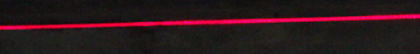
%> input picture MatlabProject/002.png, 420 x 54 px, shrunk from 625 x 81 before the run
$ octave ADuiBi_Sauvola.m   (GNU Octave 9; MATLAB toolbox functions it lacks are replaced by stand-ins)
%> lines starting %> are read from the running program, lines starting %| are printed output that depends on the picture; in (x1, y1, x2, y2) boxes, pixels count from 0 and x2, y2 are one past the last pixel; in counts of white or black regions, pixels touching at a corner belong together; the program's own positions count from 1
%% 清理环境  自适应局部阈值法
clc; clear; close all;

%% 1. 读取图像并转为灰度图
% 使用内置图像测试（例如：'text.png'），也可替换为其他图像路径
img = imread('002.png');      % 读取图像
%> img is the input picture: size 54x420x3 uint8; mean R, G, B 44.5, 23.2, 27.6
if size(img, 3) == 3
    img = rgb2gray(img);
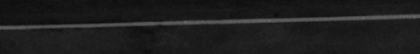
%> img: size 54x420 uint8; min 12, max 112, mean 30.1
end
img = double(img);
%> img: size 54x420 double
[rows, cols] = size(img);
%> rows = 54; cols = 420

%% 2. 定义参数
window_size = 91;   % 改为奇数
k = 0.1;
R = 9;

%% 3. 计算积分图（扩展零行零列避免索引越界）
% 创建扩展后的积分图（行和列各+1）
integral_img = zeros(rows+1, cols+1);
integral_sq_img = zeros(rows+1, cols+1);

% 计算累积和（从第2行第2列开始填充）
integral_img(2:end, 2:end) = cumsum(cumsum(img, 1), 2);
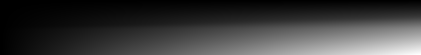
%> integral_img: size 55x421 double; min 0, max 681559, mean 157955.8; drawn with min black and max white
integral_sq_img(2:end, 2:end) = cumsum(cumsum(img.^2, 1), 2);

%% 4. 遍历像素
binary_img = zeros(rows, cols);
half_win = floor(window_size / 2);

for i = 1:rows
    for j = 1:cols
        % 窗口边界（基于原始图像坐标）
        y1 = max(i - half_win, 1);
        y2 = min(i + half_win, rows);
        x1 = max(j - half_win, 1);
        x2 = min(j + half_win, cols);

        % 转换为积分图坐标（+1偏移）
        iy1 = y1 + 1; iy2 = y2 + 1;
        ix1 = x1 + 1; ix2 = x2 + 1;

        % 计算sum_val（自动处理边界）
        sum_val = integral_img(iy2, ix2);
        if y1 > 1
            sum_val = sum_val - integral_img(iy1-1, ix2);
        end
        if x1 > 1
            sum_val = sum_val - integral_img(iy2, ix1-1);
        end
        if y1 > 1 && x1 > 1
            sum_val = sum_val + integral_img(iy1-1, ix1-1);
        end

        % 计算sum_sq（同理）
        sum_sq = integral_sq_img(iy2, ix2);
        if y1 > 1
            sum_sq = sum_sq - integral_sq_img(iy1-1, ix2);
        end
        if x1 > 1
            sum_sq = sum_sq - integral_sq_img(iy2, ix1-1);
        end
        if y1 > 1 && x1 > 1
            sum_sq = sum_sq + integral_sq_img(iy1-1, ix1-1);
        end

        % 计算均值和标准差
        area = (y2 - y1 + 1) * (x2 - x1 + 1);
        mean_val = sum_val / area;
        var_val = (sum_sq - sum_val^2 / area) / area;
        std_dev = sqrt(max(var_val, 0)); % 避免负方差

        % 计算阈值
        threshold = mean_val * (1 + k * (std_dev / R - 1));

        % 二值化
        if img(i, j) > threshold
            binary_img(i, j) = 255;
        end
    end
end
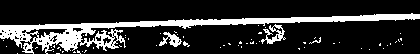
%> binary_img: size 54x420 double; 18.7% white; 62 white regions (57 under 20 px), largest, box (x1, y1, x2, y2) and area: (0, 13, 420, 54) 3698, (261, 24, 286, 44) 205, (159, 32, 182, 47) 158, (309, 37, 321, 44) 23, (183, 41, 190, 47) 20

%% 5. 显示结果
figure;
subplot(1,2,1); imshow(uint8(img), []); title('原图');
subplot(1,2,2); imshow(uint8(binary_img), []); title('修复后结果');

$ run again, with MatlabProject/001.png copied over MatlabProject/002.png
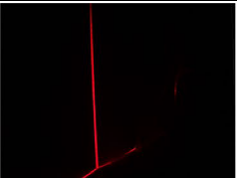
%> input picture MatlabProject/001.png, 237 x 178 px
%> img is the input picture: size 178x237x3 uint8; mean R, G, B 9.6, 5.6, 6.1
%> `integral_sq_img(2:end, 2:end) = cumsum(cumsum(img.^2, 1), 2);`:
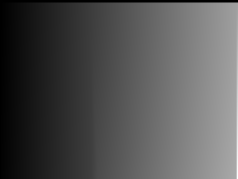
%> integral_sq_img: size 179x238 double; min 0, max 49012332, mean 15766193.3; drawn with min black and max white
%> after the loop `for i = 1:rows`:
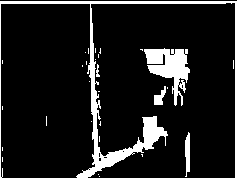
%> binary_img: size 178x237 double; 11.4% white; 29 white regions (24 under 20 px), largest, box (x1, y1, x2, y2) and area: (0, 1, 237, 178) 3144, (144, 48, 190, 106) 1269, (185, 132, 190, 177) 174, (154, 86, 166, 105) 120, (96, 64, 100, 77) 29
